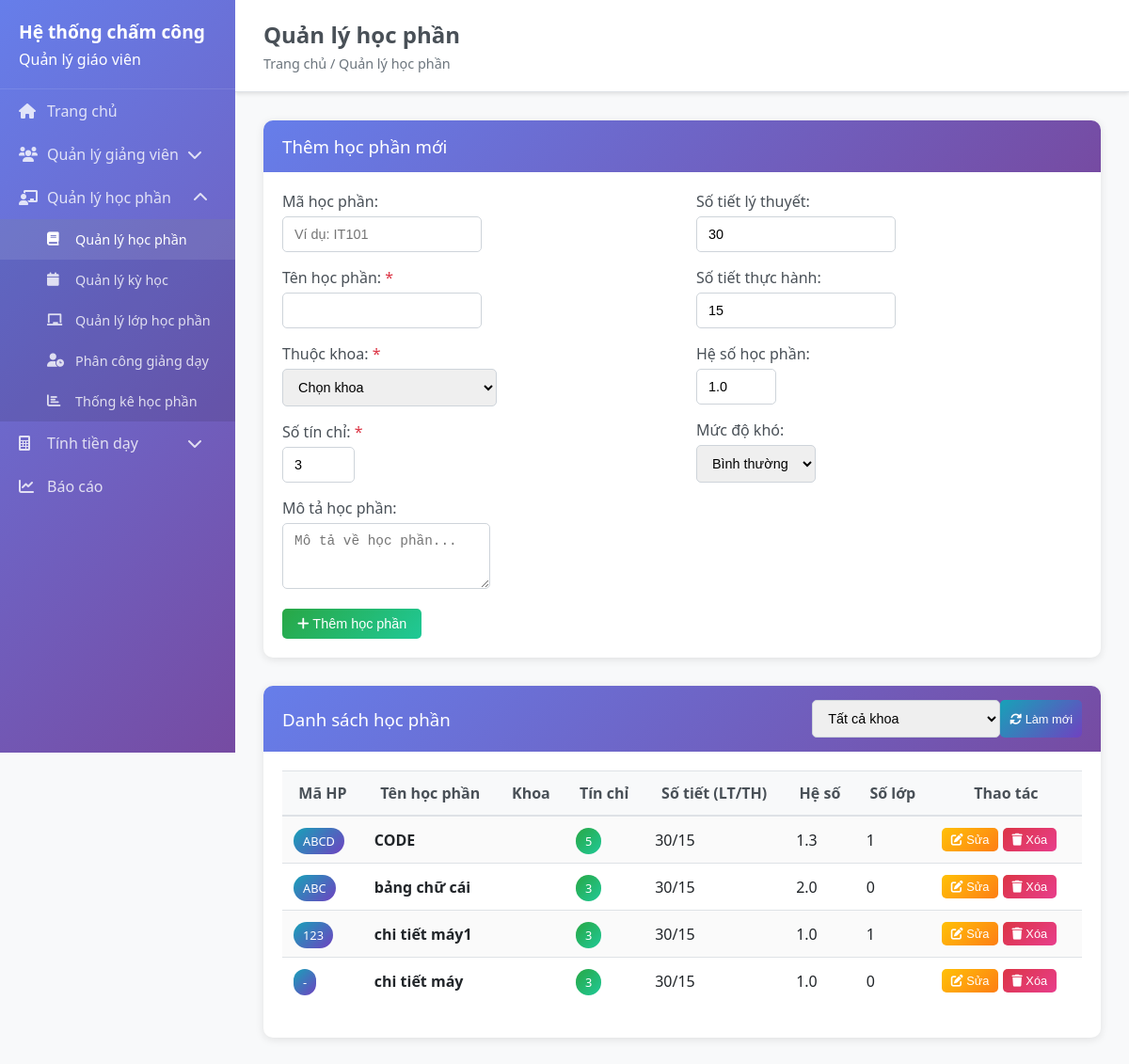
Before: /subjects with the older database file.
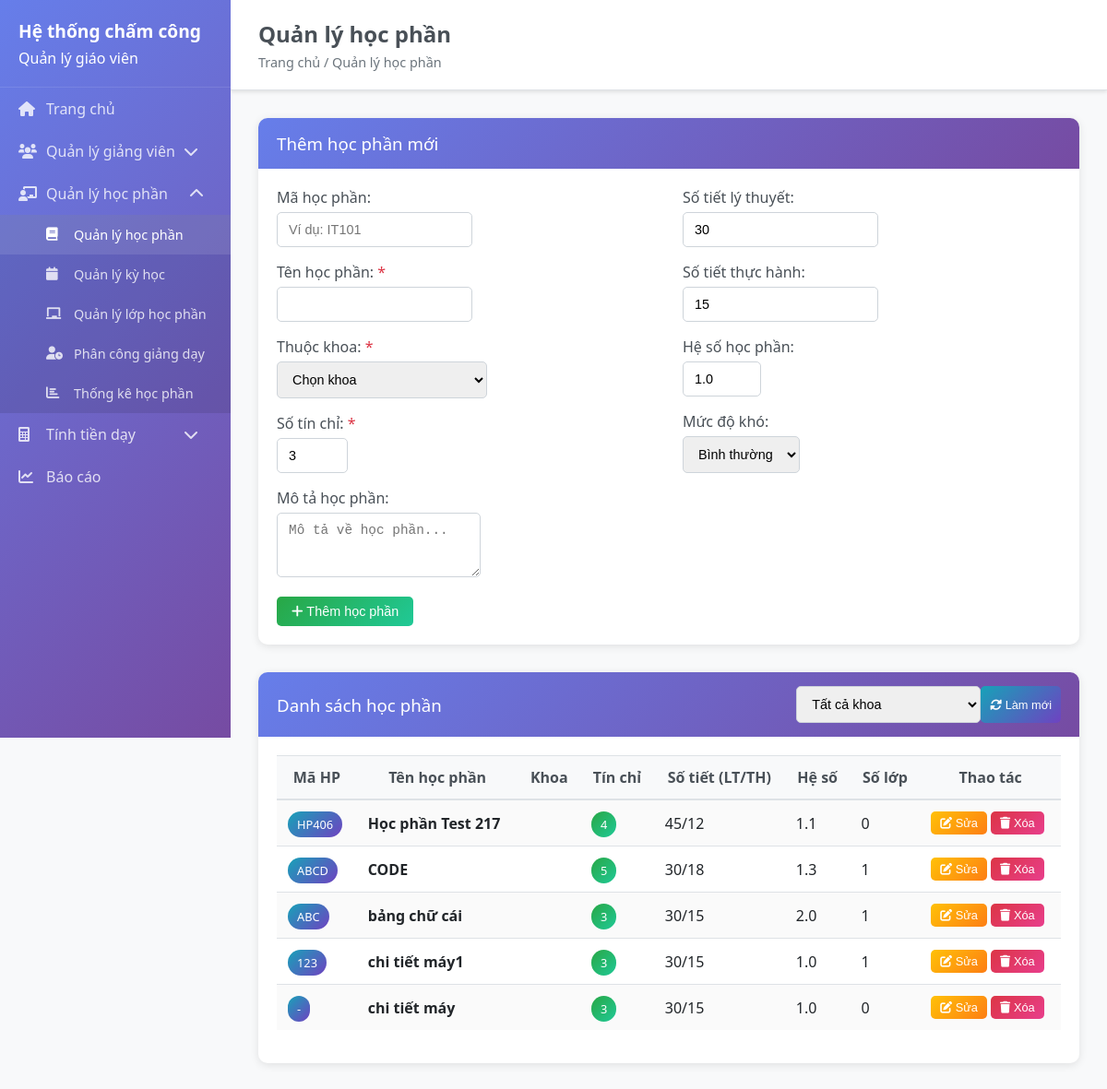
After: the same page with the newer database file.
### backend/models/subject.py (models this page shows, shortened)
class Subject(BaseModel):
    __tablename__ = 'subjects'
    code = db.Column(db.String(20), unique=True, nullable=True)
    name = db.Column(db.String(100), nullable=False)
    credits = db.Column(db.Integer, default=3)
    department_id = db.Column(db.Integer, db.ForeignKey('departments.id'), nullable=True, default=1)
    theory_hours = db.Column(db.Integer, default=0)
    practice_hours = db.Column(db.Integer, default=0)
    total_hours = db.Column(db.Integer, default=0)
    subject_coefficient = db.Column(db.Numeric(3, 2), default=1.0)
    difficulty_level = db.Column(db.String(20), default='normal')
    description = db.Column(db.Text, nullable=True)
    prerequisites = db.Column(db.Text, nullable=True)
    department = db.Column(db.String(100), nullable=True)
    student_count = db.Column(db.Integer, default=0)
    is_active = db.Column(db.Boolean, default=True)
    department_ref = db.relationship('Department', foreign_keys=[department_id], backref='subjects')
    @property
    def total_classes(self):
        try:
            from models.teaching_assignment import TeachingAssignment
            return TeachingAssignment.query.filter_by(subject_id=self.id).count()
        except:
            return 0

### backend/app.py (the view, shortened to what this page needs)
@app.route('/subjects')
def subjects():
    try:
        subjects_list = []
        departments_list = []
        if 'Subject' in globals():
            subjects_list = Subject.query.filter_by(is_active=True).order_by(Subject.created_at.desc()).all()
        if 'Department' in globals():
            departments_list = Department.query.filter_by(is_active=True).order_by(Department.name).all()
            print(f"Found {len(departments_list)} departments for subjects")
        return render_template('subjects.html',
                             subjects=subjects_list,
                             departments=departments_list)
    except Exception as e:
        print(f"Error in subjects route: {e}")
        import traceback
        traceback.print_exc()
        return render_template('subjects.html', subjects=[], departments=[])

### frontend/templates/subjects.html (shortened to what the changed rows need)
<!DOCTYPE html>
<html lang="en">
<head>
    <link rel="stylesheet" href="{{ url_for('static', filename='css/style.css') }}">
</head>
<body>
    {% extends "base.html" %}
    {% block page_title %}Quản lý học phần{% endblock %}
    {% block content %}
    <div class="card">
        <div class="card-body">
            <div class="table-responsive">
                <table class="table table-striped" id="subjects-table">
                    <thead>
                        <tr>
                            <th>Mã HP</th>
                            <th>Tên học phần</th>
                            <th>Khoa</th>
                            <th>Tín chỉ</th>
                            <th>Số tiết (LT/TH)</th>
                            <th>Hệ số</th>
                            <th>Số lớp</th>
                            <th>Thao tác</th>
                        </tr>
                    </thead>
                    <tbody>
                        {% for subject in subjects %}
                        <tr>
                            <td><span class="badge badge-info">{{ subject.code or '-' }}</span></td>
                            <td><strong>{{ subject.name }}</strong></td>
                            <td>{{ subject.department_abbreviation }}</td>
                            <td><span class="badge badge-success">{{ subject.credits }}</span></td>
                            <td>{{ subject.theory_hours }}/{{ subject.practice_hours }}</td>
                            <td>{{ "%.1f"|format(subject.subject_coefficient) }}</td>
                            <td>{{ subject.total_classes }}</td>
                            <td>
                                <button class="btn btn-warning btn-sm" onclick="editSubject({{ subject.id }})">
                                    <i class="fas fa-edit"></i> Sửa
                                </button>
                                <button class="btn btn-danger btn-sm" onclick="deleteSubject({{ subject.id }})">
                                    <i class="fas fa-trash"></i> Xóa
                                </button>
                            </td>
                        </tr>
                        {% else %}
                        <tr>
                            <td colspan="8" class="text-center">Chưa có học phần nào</td>
                        </tr>
                        {% endfor %}
                    </tbody>
                </table>
            </div>
        </div>
    </div>
    {% endblock %}

Changed rows visible on the page:
added Subject: code "HP406", name "Học phần Test 217", credits "4", theory_hours "45", practice_hours "12", subject_coefficient "1.1", total_classes "0"
changed Subject "CODE": practice_hours "15" → "18"
computed for Subject "bảng chữ cái": total_classes "0" → "1"
